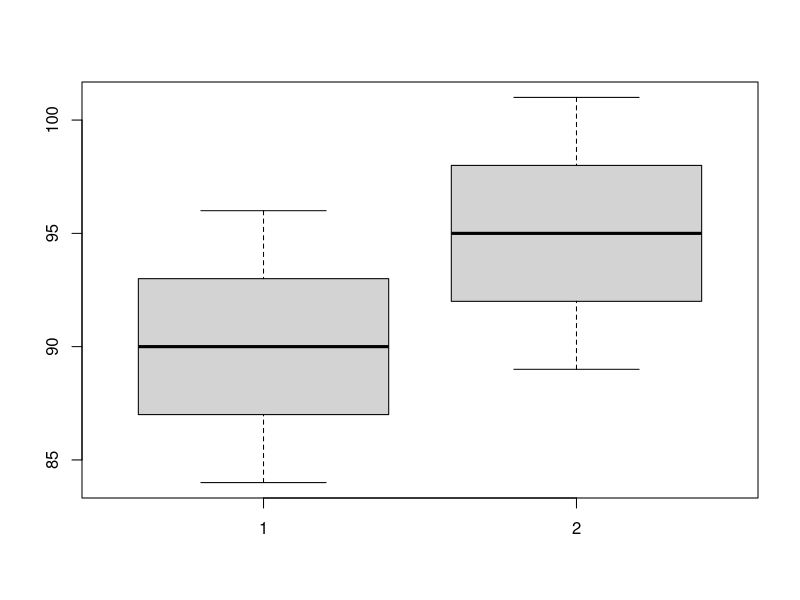

The R script that drew this image: (Note: this script raises an error after producing the figure.)
przed = c(84, 87, 87, 90, 90, 90, 90, 93, 93, 96)
po = c(89, 92, 98, 95, 95, 92, 95, 92, 98, 101)

boxplot(przed, po)

# sa normalne bo p wieksze niz 0.05
shapiro.test(przed)
shapiro.test(po)

var(m)
var(k)

# wariancje nie sa rowne bo p < 0.05
var.test(m, k, alternative = "greater")

# a wiec prawdziew jest H1!!!! sigma_1^2 > sigma_2^2


mean(przed)
mean(po)
t.test(przed, po, alternative = "less", paired = TRUE)

# no i pojebalem dwa zadania xD